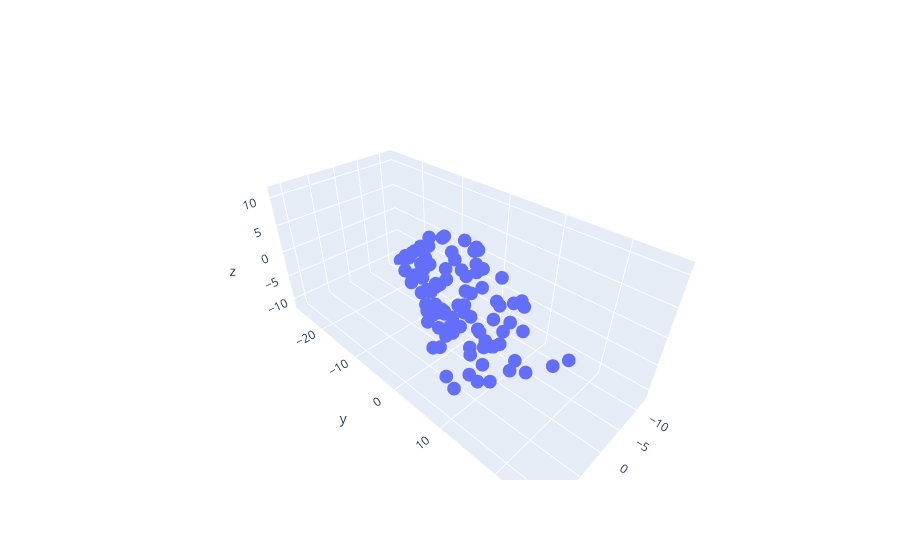

The notebook cell this image was saved under:
### Markdown cell above
## Завдання 5.10
Повторіть другу частину вправи 3.3 (два вектори в $\mathbb{R}^3$), але використовуйте множення матриці на вектор замість множення вектора на скаляр. Тобто обчисліть $\mathbf{A}\mathbf{s}$ замість $\mu_1 \mathbf{v}_1 + \mu_2 \mathbf{v}_2$.

### Code cell
v1 = np.array([3, 5, 1])
v2 = np.array([0, 2, 2])

A = np.column_stack((v1, v2))  
points = []                     

for i in range(100):
    s = np.random.uniform(-4, 4, 2)  
    p = A @ s                        
    points.append(p)

points = np.array(points)
fig = go.Figure(data=[go.Scatter3d(
    x=points[:, 0],
    y=points[:, 1],
    z=points[:, 2],
    mode='markers')])
fig.show()
